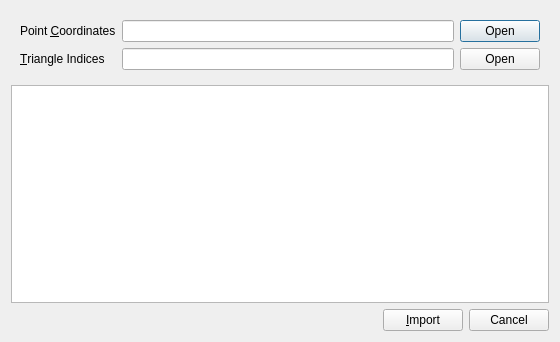
<?xml version="1.0" encoding="UTF-8"?>
<ui version="4.0">
 <class>AsciiImporterWidget</class>
 <widget class="QDialog" name="AsciiImporterWidget">
  <property name="geometry">
   <rect>
    <x>0</x>
    <y>0</y>
    <width>560</width>
    <height>342</height>
   </rect>
  </property>
  <property name="windowTitle">
   <string>ASCII Triangle Mesh Importer</string>
  </property>
  <layout class="QVBoxLayout" name="verticalLayout">
   <item>
    <widget class="QWidget" name="widget" native="true">
     <layout class="QGridLayout" name="gridLayout">
      <item row="0" column="0">
       <widget class="QLabel" name="label">
        <property name="text">
         <string>Point &amp;Coordinates</string>
        </property>
        <property name="buddy">
         <cstring>coordsFileEdit</cstring>
        </property>
       </widget>
      </item>
      <item row="0" column="1">
       <widget class="QLineEdit" name="coordsFileEdit">
        <property name="readOnly">
         <bool>true</bool>
        </property>
       </widget>
      </item>
      <item row="1" column="0">
       <widget class="QLabel" name="label_2">
        <property name="text">
         <string>&amp;Triangle Indices</string>
        </property>
        <property name="buddy">
         <cstring>indicesFileEdit</cstring>
        </property>
       </widget>
      </item>
      <item row="1" column="1">
       <widget class="QLineEdit" name="indicesFileEdit">
        <property name="readOnly">
         <bool>true</bool>
        </property>
       </widget>
      </item>
      <item row="0" column="2">
       <widget class="QPushButton" name="coordsFileOpen">
        <property name="text">
         <string>Open</string>
        </property>
       </widget>
      </item>
      <item row="1" column="2">
       <widget class="QPushButton" name="indicesFileOpen">
        <property name="text">
         <string>Open</string>
        </property>
       </widget>
      </item>
     </layout>
    </widget>
   </item>
   <item>
    <widget class="QTableWidget" name="summaryTable">
     <property name="editTriggers">
      <set>QAbstractItemView::NoEditTriggers</set>
     </property>
     <property name="alternatingRowColors">
      <bool>true</bool>
     </property>
     <property name="columnCount">
      <number>2</number>
     </property>
     <attribute name="horizontalHeaderVisible">
      <bool>false</bool>
     </attribute>
     <attribute name="horizontalHeaderStretchLastSection">
      <bool>true</bool>
     </attribute>
     <attribute name="verticalHeaderVisible">
      <bool>false</bool>
     </attribute>
     <column/>
     <column/>
    </widget>
   </item>
   <item>
    <widget class="QWidget" name="widget_2" native="true">
     <layout class="QGridLayout" name="gridLayout_2">
      <property name="leftMargin">
       <number>0</number>
      </property>
      <property name="topMargin">
       <number>0</number>
      </property>
      <property name="rightMargin">
       <number>0</number>
      </property>
      <property name="bottomMargin">
       <number>0</number>
      </property>
      <item row="0" column="2">
       <widget class="QPushButton" name="cancelButton">
        <property name="text">
         <string>Cancel</string>
        </property>
       </widget>
      </item>
      <item row="0" column="1">
       <widget class="QPushButton" name="importButton">
        <property name="text">
         <string>&amp;Import</string>
        </property>
       </widget>
      </item>
      <item row="0" column="0">
       <widget class="QWidget" name="widget_3" native="true">
        <property name="sizePolicy">
         <sizepolicy hsizetype="Expanding" vsizetype="Preferred">
          <horstretch>0</horstretch>
          <verstretch>0</verstretch>
         </sizepolicy>
        </property>
       </widget>
      </item>
     </layout>
    </widget>
   </item>
  </layout>
 </widget>
 <resources/>
 <connections/>
</ui>
